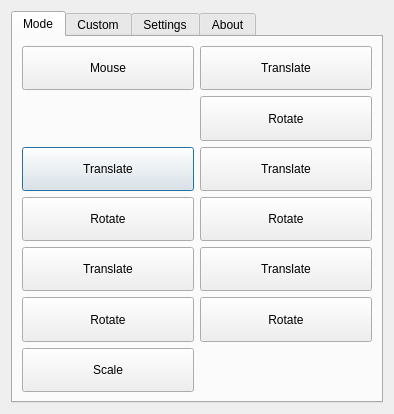
<?xml version="1.0" encoding="UTF-8"?>
<ui version="4.0">
 <class>Dialog</class>
 <widget class="QDialog" name="Dialog">
  <property name="geometry">
   <rect>
    <x>0</x>
    <y>0</y>
    <width>394</width>
    <height>414</height>
   </rect>
  </property>
  <property name="windowTitle">
   <string>3DMouse Controller</string>
  </property>
  <layout class="QVBoxLayout" name="verticalLayout">
   <item>
    <widget class="QTabWidget" name="tab_3">
     <property name="currentIndex">
      <number>0</number>
     </property>
     <widget class="QWidget" name="tab">
      <attribute name="title">
       <string>Mode</string>
      </attribute>
      <layout class="QVBoxLayout" name="verticalLayout_2">
       <item>
        <layout class="QGridLayout" name="gridLayout">
         <item row="2" column="0">
          <widget class="QPushButton" name="BlenderTranslateMode">
           <property name="sizePolicy">
            <sizepolicy hsizetype="Expanding" vsizetype="Expanding">
             <horstretch>0</horstretch>
             <verstretch>0</verstretch>
            </sizepolicy>
           </property>
           <property name="text">
            <string>Translate</string>
           </property>
           <property name="icon">
            <iconset>
             <normaloff>ui/Blender-icon.png</normaloff>ui/Blender-icon.png</iconset>
           </property>
           <property name="iconSize">
            <size>
             <width>32</width>
             <height>32</height>
            </size>
           </property>
           <property name="shortcut">
            <string>B</string>
           </property>
          </widget>
         </item>
         <item row="4" column="1">
          <widget class="QPushButton" name="Fusion360TranslateMode">
           <property name="sizePolicy">
            <sizepolicy hsizetype="Expanding" vsizetype="Expanding">
             <horstretch>0</horstretch>
             <verstretch>0</verstretch>
            </sizepolicy>
           </property>
           <property name="text">
            <string>Translate</string>
           </property>
           <property name="icon">
            <iconset>
             <normaloff>ui/icons8-autodesk-fusion-360.png</normaloff>ui/icons8-autodesk-fusion-360.png</iconset>
           </property>
           <property name="iconSize">
            <size>
             <width>32</width>
             <height>32</height>
            </size>
           </property>
           <property name="shortcut">
            <string>U</string>
           </property>
          </widget>
         </item>
         <item row="0" column="0">
          <widget class="QPushButton" name="mouseMode">
           <property name="sizePolicy">
            <sizepolicy hsizetype="Expanding" vsizetype="Expanding">
             <horstretch>0</horstretch>
             <verstretch>0</verstretch>
            </sizepolicy>
           </property>
           <property name="text">
            <string>Mouse</string>
           </property>
           <property name="shortcut">
            <string>M</string>
           </property>
          </widget>
         </item>
         <item row="5" column="0">
          <widget class="QPushButton" name="zBrushRotateMode">
           <property name="sizePolicy">
            <sizepolicy hsizetype="Expanding" vsizetype="Expanding">
             <horstretch>0</horstretch>
             <verstretch>0</verstretch>
            </sizepolicy>
           </property>
           <property name="text">
            <string>Rotate</string>
           </property>
           <property name="icon">
            <iconset>
             <normaloff>ui/zBrush.png</normaloff>ui/zBrush.png</iconset>
           </property>
           <property name="iconSize">
            <size>
             <width>32</width>
             <height>32</height>
            </size>
           </property>
           <property name="shortcut">
            <string>Shift+Z</string>
           </property>
          </widget>
         </item>
         <item row="4" column="0">
          <widget class="QPushButton" name="zBrushTranslateMode">
           <property name="sizePolicy">
            <sizepolicy hsizetype="Expanding" vsizetype="Expanding">
             <horstretch>0</horstretch>
             <verstretch>0</verstretch>
            </sizepolicy>
           </property>
           <property name="text">
            <string>Translate</string>
           </property>
           <property name="icon">
            <iconset>
             <normaloff>ui/zBrush.png</normaloff>ui/zBrush.png</iconset>
           </property>
           <property name="iconSize">
            <size>
             <width>32</width>
             <height>32</height>
            </size>
           </property>
           <property name="shortcut">
            <string>Z</string>
           </property>
          </widget>
         </item>
         <item row="2" column="1">
          <widget class="QPushButton" name="ChopChop3DSlicerTranslateMode">
           <property name="sizePolicy">
            <sizepolicy hsizetype="Expanding" vsizetype="Expanding">
             <horstretch>0</horstretch>
             <verstretch>0</verstretch>
            </sizepolicy>
           </property>
           <property name="text">
            <string>Translate</string>
           </property>
           <property name="icon">
            <iconset>
             <normaloff>ui/CC3D.png</normaloff>ui/CC3D.png</iconset>
           </property>
           <property name="iconSize">
            <size>
             <width>32</width>
             <height>32</height>
            </size>
           </property>
           <property name="shortcut">
            <string>D</string>
           </property>
          </widget>
         </item>
         <item row="0" column="1">
          <widget class="QPushButton" name="FreeCADTranslateMode">
           <property name="sizePolicy">
            <sizepolicy hsizetype="Expanding" vsizetype="Expanding">
             <horstretch>0</horstretch>
             <verstretch>0</verstretch>
            </sizepolicy>
           </property>
           <property name="text">
            <string>Translate</string>
           </property>
           <property name="icon">
            <iconset>
             <normaloff>ui/Freecad.PNG</normaloff>ui/Freecad.PNG</iconset>
           </property>
           <property name="iconSize">
            <size>
             <width>32</width>
             <height>32</height>
            </size>
           </property>
           <property name="shortcut">
            <string>F</string>
           </property>
          </widget>
         </item>
         <item row="5" column="1">
          <widget class="QPushButton" name="Fusion360RotateMode">
           <property name="sizePolicy">
            <sizepolicy hsizetype="Expanding" vsizetype="Expanding">
             <horstretch>0</horstretch>
             <verstretch>0</verstretch>
            </sizepolicy>
           </property>
           <property name="text">
            <string>Rotate</string>
           </property>
           <property name="icon">
            <iconset>
             <normaloff>ui/icons8-autodesk-fusion-360.png</normaloff>ui/icons8-autodesk-fusion-360.png</iconset>
           </property>
           <property name="iconSize">
            <size>
             <width>32</width>
             <height>32</height>
            </size>
           </property>
           <property name="shortcut">
            <string>Shift+U</string>
           </property>
          </widget>
         </item>
         <item row="1" column="1">
          <widget class="QPushButton" name="FreeCADRotateMode">
           <property name="sizePolicy">
            <sizepolicy hsizetype="Expanding" vsizetype="Expanding">
             <horstretch>0</horstretch>
             <verstretch>0</verstretch>
            </sizepolicy>
           </property>
           <property name="text">
            <string>Rotate</string>
           </property>
           <property name="icon">
            <iconset>
             <normaloff>ui/Freecad.PNG</normaloff>ui/Freecad.PNG</iconset>
           </property>
           <property name="iconSize">
            <size>
             <width>32</width>
             <height>32</height>
            </size>
           </property>
           <property name="shortcut">
            <string>Shift+F</string>
           </property>
          </widget>
         </item>
         <item row="3" column="0">
          <widget class="QPushButton" name="BlenderRotateMode">
           <property name="sizePolicy">
            <sizepolicy hsizetype="Expanding" vsizetype="Expanding">
             <horstretch>0</horstretch>
             <verstretch>0</verstretch>
            </sizepolicy>
           </property>
           <property name="text">
            <string>Rotate</string>
           </property>
           <property name="icon">
            <iconset>
             <normaloff>ui/Blender-icon.png</normaloff>ui/Blender-icon.png</iconset>
           </property>
           <property name="iconSize">
            <size>
             <width>32</width>
             <height>32</height>
            </size>
           </property>
           <property name="shortcut">
            <string>Shift+B</string>
           </property>
          </widget>
         </item>
         <item row="3" column="1">
          <widget class="QPushButton" name="ChopChop3DSlicerRotateMode">
           <property name="sizePolicy">
            <sizepolicy hsizetype="Expanding" vsizetype="Expanding">
             <horstretch>0</horstretch>
             <verstretch>0</verstretch>
            </sizepolicy>
           </property>
           <property name="text">
            <string>Rotate</string>
           </property>
           <property name="icon">
            <iconset>
             <normaloff>ui/CC3D.png</normaloff>ui/CC3D.png</iconset>
           </property>
           <property name="iconSize">
            <size>
             <width>32</width>
             <height>32</height>
            </size>
           </property>
           <property name="shortcut">
            <string>Shift+D</string>
           </property>
          </widget>
         </item>
         <item row="6" column="0">
          <widget class="QPushButton" name="zBrushScaleMode">
           <property name="sizePolicy">
            <sizepolicy hsizetype="Expanding" vsizetype="Expanding">
             <horstretch>0</horstretch>
             <verstretch>0</verstretch>
            </sizepolicy>
           </property>
           <property name="text">
            <string>Scale</string>
           </property>
           <property name="icon">
            <iconset>
             <normaloff>ui/zBrush.png</normaloff>ui/zBrush.png</iconset>
           </property>
           <property name="iconSize">
            <size>
             <width>32</width>
             <height>32</height>
            </size>
           </property>
           <property name="shortcut">
            <string>Alt+Z</string>
           </property>
          </widget>
         </item>
        </layout>
       </item>
      </layout>
     </widget>
     <widget class="QWidget" name="tab_2">
      <attribute name="title">
       <string>Custom</string>
      </attribute>
     </widget>
     <widget class="QWidget" name="tab_5">
      <attribute name="title">
       <string>Settings</string>
      </attribute>
      <layout class="QFormLayout" name="formLayout_2">
       <item row="0" column="1">
        <widget class="QComboBox" name="serialPorts"/>
       </item>
       <item row="0" column="0">
        <widget class="QLabel" name="label">
         <property name="text">
          <string>Serial Port:</string>
         </property>
        </widget>
       </item>
       <item row="1" column="1">
        <widget class="QPlainTextEdit" name="serialOutput"/>
       </item>
       <item row="2" column="1">
        <widget class="QLineEdit" name="serialInput"/>
       </item>
       <item row="2" column="0">
        <widget class="QPushButton" name="serialSend">
         <property name="text">
          <string>Send</string>
         </property>
        </widget>
       </item>
      </layout>
     </widget>
     <widget class="QWidget" name="tab_4">
      <attribute name="title">
       <string>About</string>
      </attribute>
      <layout class="QVBoxLayout" name="verticalLayout_3">
       <item>
        <widget class="QTextEdit" name="textEdit">
         <property name="html">
          <string>&lt;!DOCTYPE HTML PUBLIC &quot;-//W3C//DTD HTML 4.0//EN&quot; &quot;http://www.w3.org/TR/REC-html40/strict.dtd&quot;&gt;
&lt;html&gt;&lt;head&gt;&lt;meta name=&quot;qrichtext&quot; content=&quot;1&quot; /&gt;&lt;meta charset=&quot;utf-8&quot; /&gt;&lt;style type=&quot;text/css&quot;&gt;
p, li { white-space: pre-wrap; }
&lt;/style&gt;&lt;/head&gt;&lt;body style=&quot; font-family:'Segoe UI'; font-size:9pt; font-weight:400; font-style:normal;&quot;&gt;
&lt;p style=&quot; margin-top:0px; margin-bottom:0px; margin-left:0px; margin-right:0px; -qt-block-indent:0; text-indent:0px;&quot;&gt;3DMouse Controller&lt;/p&gt;
&lt;p style=&quot;-qt-paragraph-type:empty; margin-top:0px; margin-bottom:0px; margin-left:0px; margin-right:0px; -qt-block-indent:0; text-indent:0px;&quot;&gt;&lt;br /&gt;&lt;/p&gt;
&lt;p style=&quot; margin-top:0px; margin-bottom:0px; margin-left:0px; margin-right:0px; -qt-block-indent:0; text-indent:0px;&quot;&gt;&lt;a href=&quot;https://github.com/boucaron/3DMouse&quot;&gt;&lt;span style=&quot; text-decoration: underline; color:#0000ff;&quot;&gt;https://github.com/boucaron/3DMouse&lt;/span&gt;&lt;/a&gt;&lt;/p&gt;
&lt;p style=&quot;-qt-paragraph-type:empty; margin-top:0px; margin-bottom:0px; margin-left:0px; margin-right:0px; -qt-block-indent:0; text-indent:0px;&quot;&gt;&lt;br /&gt;&lt;/p&gt;
&lt;p style=&quot; margin-top:0px; margin-bottom:0px; margin-left:0px; margin-right:0px; -qt-block-indent:0; text-indent:0px;&quot;&gt;(c) 2022 Julien BOUCARON&lt;/p&gt;
&lt;p style=&quot; margin-top:0px; margin-bottom:0px; margin-left:0px; margin-right:0px; -qt-block-indent:0; text-indent:0px;&quot;&gt;Under MIT License&lt;/p&gt;&lt;/body&gt;&lt;/html&gt;</string>
         </property>
        </widget>
       </item>
      </layout>
     </widget>
    </widget>
   </item>
  </layout>
 </widget>
 <resources/>
 <connections/>
</ui>
